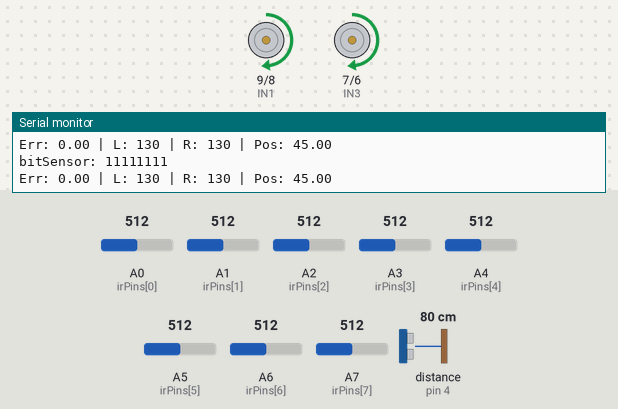
Recording of a sketch running on a simulated Arduino Nano, built with avr-gcc and run on an emulated ATmega328P. Shown: motor-driver pin pairs drawn as motors (green arrow = first pin HIGH = forward, orange = second pin HIGH = backward, longer = more drive, scaled by the enable pin), the last lines printed to the serial monitor. Wiring (inferred from the names in the program): ultrasonic range finder: trigger pin 3; echo pin 4. The test bench sets the inputs (shaded band); at power-on: A7 (irPins[7]) = 512, A0 (irPins[0]) = 512, A2 (irPins[2]) = 512, A1 (irPins[1]) = 512, A3 (irPins[3]) = 512, A4 (irPins[4]) = 512, A5 (irPins[5]) = 512, A6 (irPins[6]) = 512, distance to the obstacle (sensor on pin 4) 80 cm. The echo pulse lasts 58.3 µs per cm.

Above: at 2.2 s.
2.3 s: A7 (irPins[7]) set to 105
5.3 s: A7 (irPins[7]) set to 92
At 6.2 s:
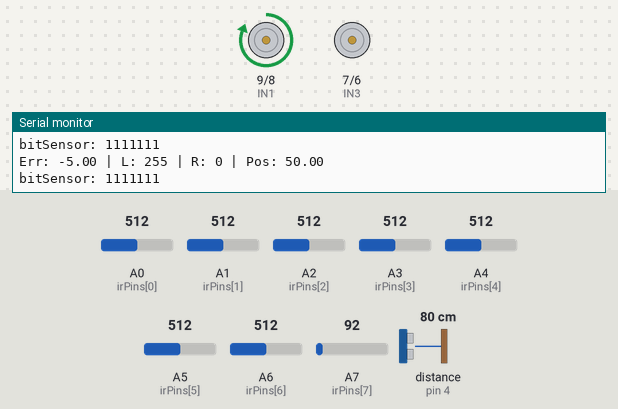
6.8 s: A0 (irPins[0]) set to 106
8.3 s: A0 (irPins[0]) set to 93
At 9.5 s:
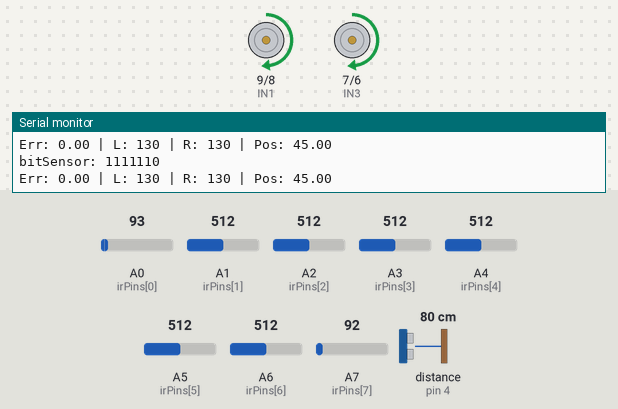
9.8 s: A2 (irPins[2]) set to 110
11.3 s: A2 (irPins[2]) set to 92
At 12.0 s:
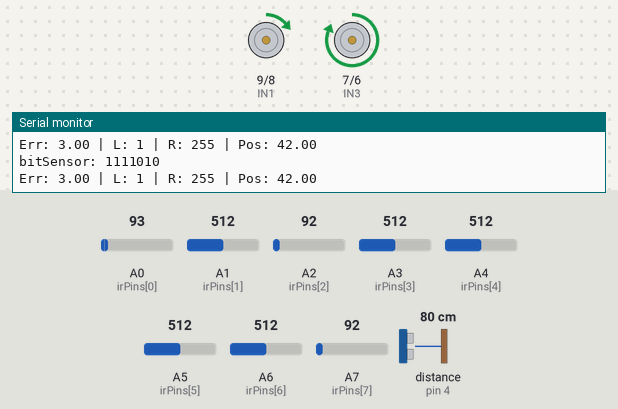
Timing chart, 0 to 13.8 s (numbered marks = the images above; inputs shaded):
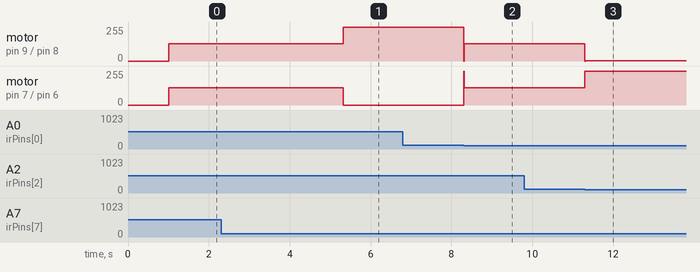

Measured:
- the behaviour switches between 101 and 100 on A7 (irPins[7]) (found by bisection; images 0 and 1)
- the behaviour switches between 101 and 100 on A0 (irPins[0]) (found by bisection; images 1 and 2)
- the behaviour switches between 101 and 100 on A2 (irPins[2]) (found by bisection; images 2 and 3)
- after the input at 5.3 s, motor on pin 9 (IN1) / pin 8 (IN2): forward 130/255 → forward 255/255 at once; motor on pin 7 (IN3) / pin 6 (IN4): forward 130/255 → stopped at once
- after the input at 8.3 s, motor on pin 9 (IN1) / pin 8 (IN2): forward 255/255 → forward 130/255 at once; motor on pin 7 (IN3) / pin 6 (IN4): stopped → forward 130/255 at once
- after the input at 11.3 s, motor on pin 9 (IN1) / pin 8 (IN2): forward 130/255 → forward 1/255 at once; motor on pin 7 (IN3) / pin 6 (IN4): forward 130/255 → forward 255/255 at once

The sketch:

line_followe.ino
```cpp
// ===========================
// PID Line Follower + Turn Detection
// ===========================

// --- Constants ---
#define SENSOR_NUMBER 8
#define THRESHOLD_VAL 100  // >100 = black

// --- IR Sensor Pins ---
const uint8_t irPins[SENSOR_NUMBER] = {A0, A1, A2, A3, A4, A5, A6, A7};

// --- Motor Pins ---
#define ENA 10  // Left motor PWM
#define IN1 9
#define IN2 8

#define ENB 5   // Right motor PWM
#define IN3 7
#define IN4 6

// --- Ultrasonic Sensor ---
#define TRIG 3
#define ECHO 4
#define OBSTACLE_DISTANCE 15   // cm
bool obstacleDetected = false;

// --- PID Variables ---
float linePosition = 0;
float error = 0;
float previousError = 0;
float derivative = 0;
float centerPosition = 45;

// --- PID Tuning ---
float Kp = 43;
float Kd = 120;
float Ki = 0.019;

// --- Motor Speed ---
int baseSpeed = 130;

// --- Sensor Variables ---
int sensorADC[SENSOR_NUMBER];
int sensorDigital[SENSOR_NUMBER];
int bitWeight[SENSOR_NUMBER]   = {1, 2, 4, 8, 16, 32, 64, 128};
int WeightValue[SENSOR_NUMBER] ={80, 70, 60, 50, 40, 30, 20, 10};
int sumOnSensor = 0;
int sensorWeight = 0;
int bitSensor = 0;

// --- Turn logic variables ---
String direction = "straight";
#define delay_before_turn 30
#define turnSpeed 45

// ===========================
// SETUP
// ===========================
void setup() {
  Serial.begin(115200);

  pinMode(ENA, OUTPUT);
  pinMode(IN1, OUTPUT);
  pinMode(IN2, OUTPUT);
  pinMode(ENB, OUTPUT);
  pinMode(IN3, OUTPUT);
  pinMode(IN4, OUTPUT);

  pinMode(TRIG, OUTPUT);
  pinMode(ECHO, INPUT);

  Serial.println("=== PID + TURN Line Follower Initialized ===");
  delay(1000);
}

// ===========================
// LOOP
// ===========================
void loop() {

  checkObstacle();
  if (obstacleDetected) {
    stopMotors();
    return;
  }

  readSensors();
  detectTurnPattern();
  handleTurns();
  PID_Controller();
  delay(10);
}

// ===========================
// ULTRASONIC FUNCTION
// ===========================
void checkObstacle() {

  digitalWrite(TRIG, LOW);
  delayMicroseconds(2);
  digitalWrite(TRIG, HIGH);
  delayMicroseconds(10);
  digitalWrite(TRIG, LOW);

  long duration = pulseIn(ECHO, HIGH, 25000);
  int distance = duration * 0.034 / 2;

  if (distance > 0 && distance < OBSTACLE_DISTANCE)
    obstacleDetected = true;
  else
    obstacleDetected = false;
}

void stopMotors() {
  analogWrite(ENA, 0);
  analogWrite(ENB, 0);
}

// ===========================
// SENSOR FUNCTIONS
// ===========================
void readSensors() {
  sumOnSensor = 0;
  sensorWeight = 0;
  bitSensor = 0;

  for (int i = 0; i < SENSOR_NUMBER; i++) {
    sensorADC[i] = analogRead(irPins[i]);
    sensorDigital[i] = (sensorADC[i] > THRESHOLD_VAL) ? 1 : 0;
    sumOnSensor += sensorDigital[i];
    sensorWeight += sensorDigital[i] * WeightValue[i];
    bitSensor |= (sensorDigital[i] << i);
  }

  Serial.print("bitSensor: ");
  Serial.println(bitSensor, BIN);

  if (sumOnSensor > 0)
    linePosition = sensorWeight / sumOnSensor;
  else
    linePosition = -1;
}

// ===========================
// TURN PATTERN DETECTION
// ===========================
void detectTurnPattern() {
  switch(bitSensor) {
    case 0b11111000:
    case 0b11110000:
    case 0b11111100:
      direction = "left";
      break;

    case 0b00011111:
    case 0b00001111:
    case 0b00111111:
      direction = "right";
      break;
  }
}

// ===========================
// HANDLE TURNS
// ===========================
void handleTurns() {

  if (bitSensor != 0) return;
  readSensors();
  if (bitSensor != 0) return;
  if (direction == "straight") return;

  delay(delay_before_turn);

  if (direction == "right") turnRight(turnSpeed, turnSpeed);
  else turnLeft(turnSpeed, turnSpeed);

  direction = "straight";
}

// ===========================
// TURN FUNCTIONS
// ===========================
void turnRight(int L, int R) {
  while (sensorDigital[3] && sensorDigital[4] != 1) {
    setMotorSpeed(L, -R);
    readSensors();
  }
}

void turnLeft(int L, int R) {
  while (sensorDigital[3] && sensorDigital[4] != 1) {
    setMotorSpeed(-L, R);
    readSensors();
  }
}

// ===========================
// MOTOR FUNCTIONS
// ===========================
void setMotorSpeed(int LPWM, int RPWM) {
  if (LPWM >= 0) { digitalWrite(IN1, HIGH); digitalWrite(IN2, LOW); }
  else           { digitalWrite(IN1, LOW);  digitalWrite(IN2, HIGH); }

  if (RPWM >= 0) { digitalWrite(IN3, HIGH); digitalWrite(IN4, LOW); }
  else           { digitalWrite(IN3, LOW);  digitalWrite(IN4, HIGH); }

  LPWM = constrain(LPWM, -255, 255);
  RPWM = constrain(RPWM, -255, 255);

  analogWrite(ENA, abs(LPWM));
  analogWrite(ENB, abs(RPWM));
}

// ===========================
// PID CONTROLLER
// ===========================
void PID_Controller() {

  error = centerPosition - linePosition;
  derivative = error - previousError;

  int correction = (Kp * error) + (Kd * derivative);
  correction = constrain(correction, -baseSpeed, baseSpeed);
  previousError = error;

  int leftSpeed  = baseSpeed - correction;
  int rightSpeed = baseSpeed + correction;

  leftSpeed  = constrain(leftSpeed, 0, 255);
  rightSpeed = constrain(rightSpeed, 0, 255);

  setMotorSpeed(leftSpeed, rightSpeed);

  Serial.print("Err: "); Serial.print(error);
  Serial.print(" | L: "); Serial.print(leftSpeed);
  Serial.print(" | R: "); Serial.print(rightSpeed);
  Serial.print(" | Pos: "); Serial.println(linePosition);
}
```
